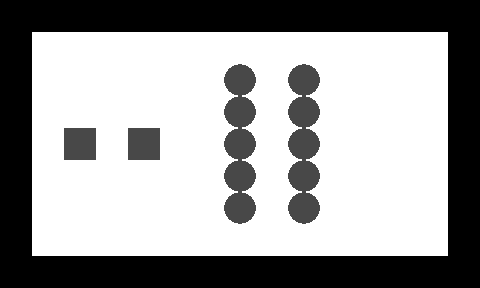

Tiled map render using the project's own tile images. Description and the whole map definition, tile-layer contents included, below:
An orthogonal 15x9 tile map with 32x32 px tiles, 2 tile layers (1, 2).

<map version="1.0" orientation="orthogonal" width="15" height="9" tilewidth="32" tileheight="32">
 <tileset firstgid="1" name="n_tiles1" tilewidth="32" tileheight="32">
  <image source="../../images/map/common/n_tiles1.png" width="128" height="64" />
 </tileset>
 <layer name="1" width="15" height="9">
  <data encoding="csv">
1,1,1,1,1,1,1,1,1,1,1,1,1,1,1,
1,1,1,1,1,1,1,1,1,1,1,1,1,1,1,
1,1,1,1,1,1,1,1,1,1,1,1,1,1,1,
1,1,1,1,1,1,1,1,1,1,1,1,1,1,1,
1,1,1,1,1,1,1,1,1,1,1,1,1,1,1,
1,1,1,1,1,1,1,1,1,1,1,1,1,1,1,
1,1,1,1,1,1,1,1,1,1,1,1,1,1,1,
1,1,1,1,1,1,1,1,1,1,1,1,1,1,1,
1,1,1,1,1,1,1,1,1,1,1,1,1,1,1
</data>
 </layer>
 <layer name="2" width="15" height="9">
  <data encoding="csv">
2,2,2,2,2,2,2,2,2,2,2,2,2,2,2,
2,0,0,0,0,0,0,0,0,0,0,0,0,0,2,
2,0,0,0,0,0,0,3,0,3,0,0,0,0,2,
2,0,0,0,0,0,0,3,0,3,0,0,0,0,2,
2,0,4,0,4,0,0,3,0,3,0,0,0,0,2,
2,0,0,0,0,0,0,3,0,3,0,0,0,0,2,
2,0,0,0,0,0,0,3,0,3,0,0,0,0,2,
2,0,0,0,0,0,0,0,0,0,0,0,0,0,2,
2,2,2,2,2,2,2,2,2,2,2,2,2,2,2
</data>
 </layer>
</map>
